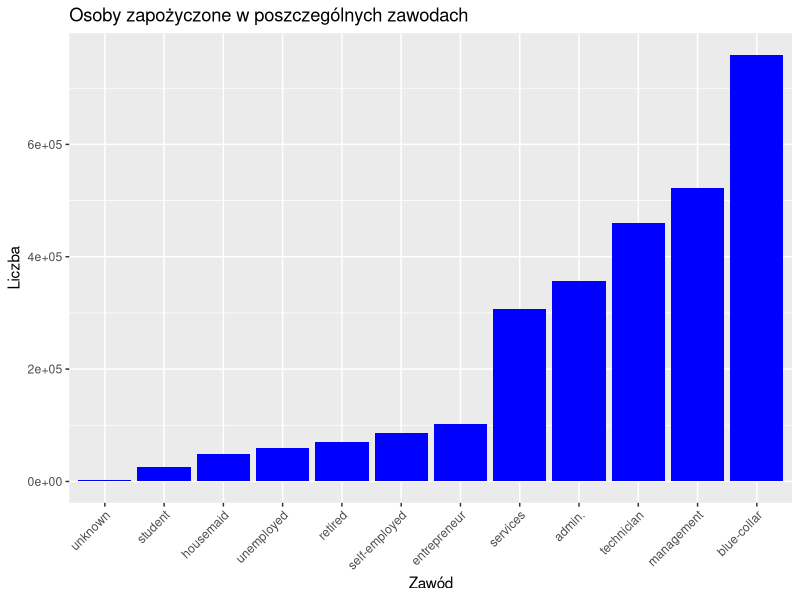
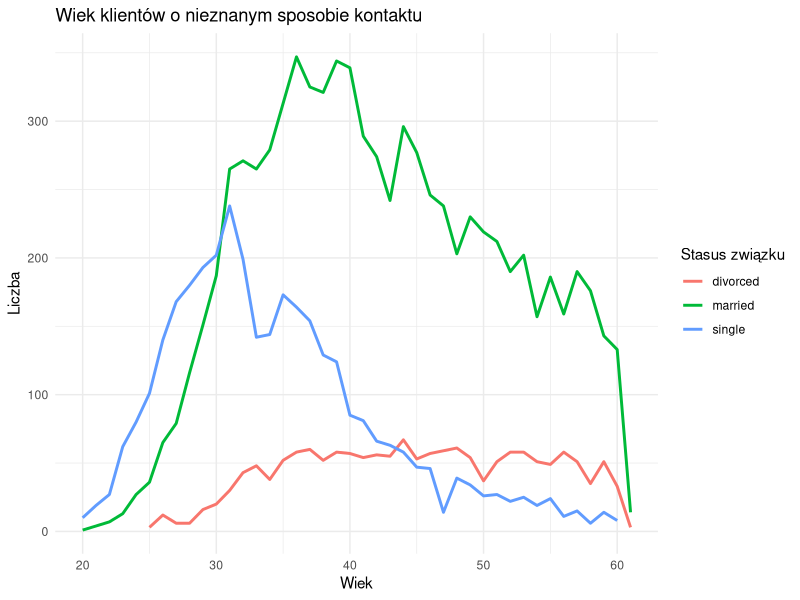
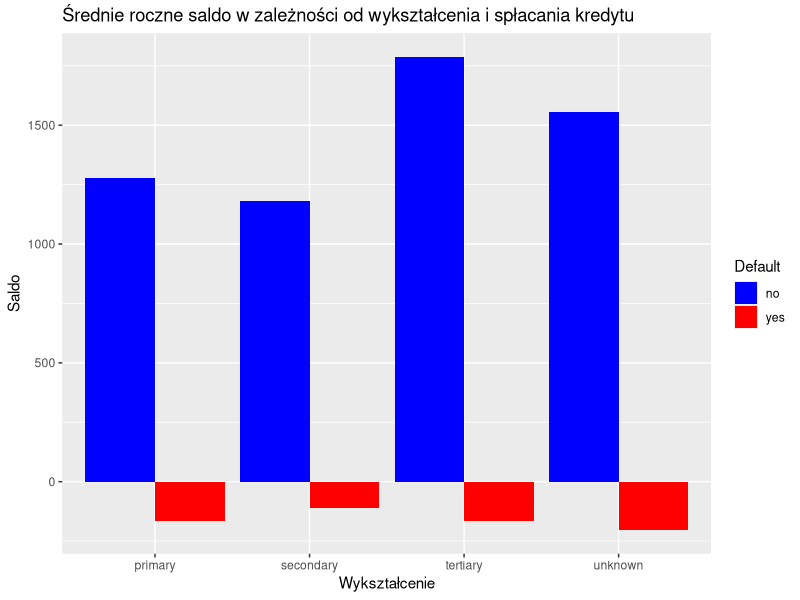
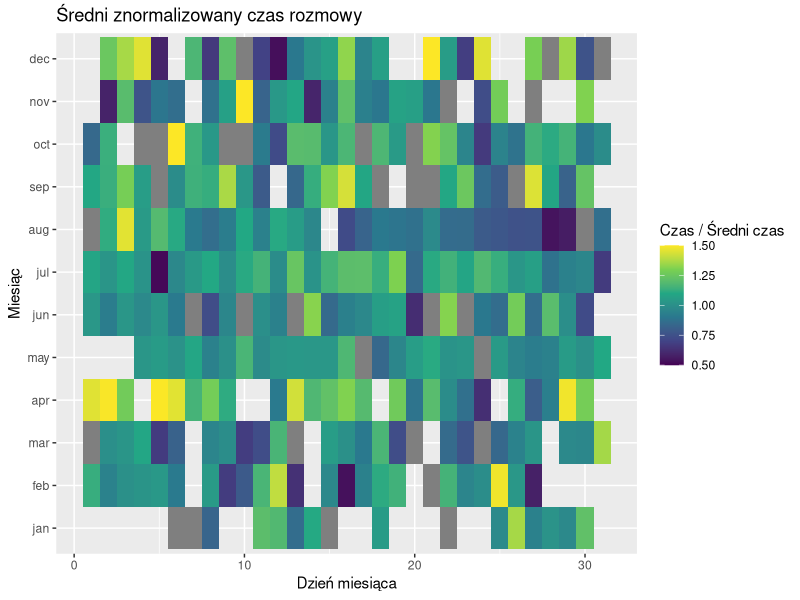
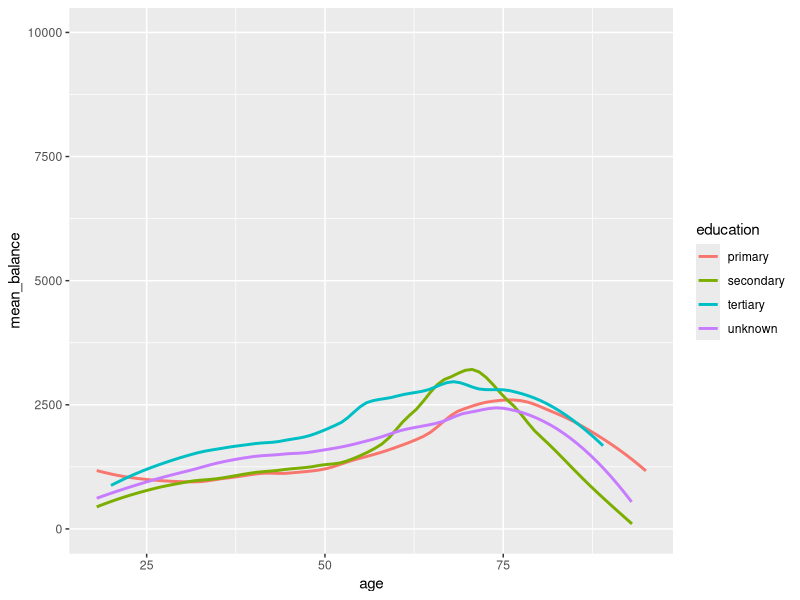
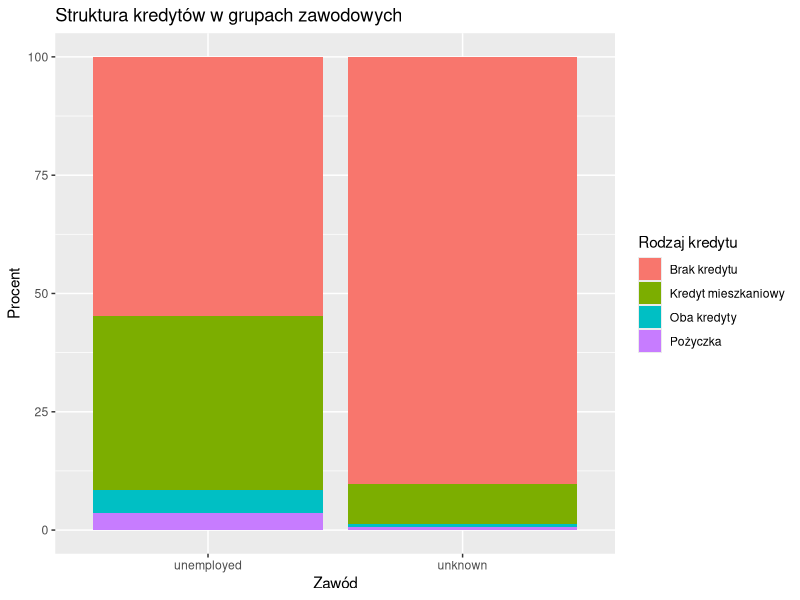

Generate these figures, in order, with R:
## ---- chunk 1
knitr::opts_chunk$set(echo = TRUE)
library(dplyr)
library(ggplot2)
library(tidyr)

### Wczytanie danych
df <- read.csv("dane.csv")

## ---- chunk 2

# Tu umieść kod do wygenerowania odpowiedzi do zadania.

df$housing <- ifelse(df$housing == "yes", 1, 0)
df$loan <- ifelse(df$loan == "yes", 1, 0)
df$housing_or_loan <- df$housing + df$loan
df$housing_or_loan[df$housing_or_loan == 2] <- 1

loans <- df %>%
  group_by(job) %>%
  summarise(percent = sum(housing_or_loan)*100) %>%
  arrange(percent)

loans$job <- factor(loans$job, levels = loans$job[order(loans$percent)])
ggplot(loans, aes(x = job, y = percent)) +
  geom_bar(stat = "identity", fill = "blue") +  
  labs(
    title = "Osoby zapożyczone w poszczególnych zawodach",  
    x = "Zawód",                    
    y = "Liczba"             
  ) +
  theme(axis.text.x = element_text(angle = 45, hjust = 1))  # Rotate x-axis labels



## ---- chunk 3

contact_unknown <- df %>%
  filter(contact == "unknown") %>%
  group_by(marital, age) %>%
  summarise(count = n(), .groups = "drop")
  
ggplot(contact_unknown, aes(x = age, y = count, color = marital)) +
  geom_line(size = 1) +  
  labs(
    title = "Wiek klientów o nieznanym sposobie kontaktu",  
    x = "Wiek",                    
    y = "Liczba",             
    color = "Stasus związku"
  ) +
  theme_minimal()

## ---- chunk 4

df$default <- ifelse(df$default == "yes", 1, 0)
mean_balance <- df %>%
  group_by(education, default) %>%
  summarise(b = mean(balance))

ggplot(mean_balance, aes(x = education, y = b, fill = as.factor(default))) +
  geom_bar(stat = "identity", position = "dodge") + 
  labs(
    title = "Średnie roczne saldo w zależności od wykształcenia i spłacania kredytu", 
    x = "Wykształcenie",                      
    y = "Saldo",                              
    fill = "Default"                           
  ) +
  scale_fill_manual(values = c("0" = "blue", "1" = "red")) + 
  scale_fill_manual(
    values = c("0" = "blue", "1" = "red"),  
    labels = c("0" = "no", "1" = "yes")    
  )
## ---- chunk 5
mean_duration_all <- mean(df$duration)

contact_day_month <- df %>%
  group_by(month, day) %>%
  summarise(mean_duration = mean(duration))
contact_day_month <- contact_day_month %>%
  mutate(normalized_duration = mean_duration / mean_duration_all)
  
contact_day_month$month <- factor(contact_day_month$month, levels = c("jan", "feb", "mar", "apr", "may", "jun", "jul", "aug", "sep", "oct", "nov", "dec"))
ggplot(contact_day_month, aes(x = day, y = month, fill = normalized_duration)) +
  geom_tile() +
  scale_fill_viridis_c(limits = c(0.5, 1.5)) + 
  labs(
    title = "Średni znormalizowany czas rozmowy",
    x = "Dzień miesiąca",
    y = "Miesiąc",
    fill = "Czas / Średni czas"
  ) 
## ---- chunk 6

d <- df %>%
  group_by(education, age) %>%
  summarise(mean_balance = mean(balance))
ggplot(d, aes(x = age, y = mean_balance, color = education)) +
  geom_smooth(method = "loess", se = FALSE, span = 0.5) +
  ylim(0, 10000)


## ---- chunk 7

data <- df %>%
  filter(job %in% c("unknown", "unemployed")) %>%
  group_by(job, housing, loan) %>%
  summarise(count = n(), .groups = "drop") %>%
  mutate(credit_status = case_when(
    housing == 0 & loan == 0 ~ "Brak kredytu",
    housing == 1 & loan == 0 ~ "Kredyt mieszkaniowy",
    housing == 0 & loan == 1 ~ "Pożyczka",
    housing == 1 & loan == 1 ~ "Oba kredyty"
  ))

total_counts <- data %>%
  group_by(job) %>%
  summarise(total = sum(count), .groups = "drop")

data <- data %>%
  left_join(total_counts, by = "job") %>%
  mutate(percentage = (count / total) * 100)

ggplot(data, aes(x = job, y = percentage, fill = credit_status)) +
  geom_bar(stat = "identity", position = "stack") +
  labs(
    title = "Struktura kredytów w grupach zawodowych",
    x = "Zawód",
    y = "Procent",
    fill = "Rodzaj kredytu"
  )
